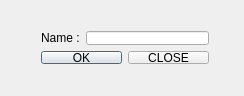
<?xml version="1.0" encoding="UTF-8"?>
<ui version="4.0">
 <class>Dialog</class>
 <widget class="QDialog" name="Dialog">
  <property name="geometry">
   <rect>
    <x>0</x>
    <y>0</y>
    <width>244</width>
    <height>96</height>
   </rect>
  </property>
  <property name="windowTitle">
   <string>Dialog</string>
  </property>
  <widget class="QWidget" name="">
   <property name="geometry">
    <rect>
     <x>30</x>
     <y>20</y>
     <width>190</width>
     <height>55</height>
    </rect>
   </property>
   <layout class="QVBoxLayout" name="verticalLayout">
    <item>
     <layout class="QHBoxLayout" name="horizontalLayout">
      <item>
       <widget class="QLabel" name="label">
        <property name="text">
         <string>Name :</string>
        </property>
        <property name="buddy">
         <cstring>lineEdit</cstring>
        </property>
       </widget>
      </item>
      <item>
       <widget class="QLineEdit" name="lineEdit"/>
      </item>
     </layout>
    </item>
    <item>
     <layout class="QHBoxLayout" name="horizontalLayout_2">
      <item>
       <widget class="QPushButton" name="pushButton">
        <property name="text">
         <string>OK</string>
        </property>
       </widget>
      </item>
      <item>
       <widget class="QPushButton" name="pushButton_2">
        <property name="text">
         <string>CLOSE</string>
        </property>
       </widget>
      </item>
     </layout>
    </item>
   </layout>
  </widget>
 </widget>
 <layoutdefault spacing="6" margin="11"/>
 <resources/>
 <connections>
  <connection>
   <sender>pushButton_2</sender>
   <signal>clicked()</signal>
   <receiver>Dialog</receiver>
   <slot>close()</slot>
   <hints>
    <hint type="sourcelabel">
     <x>261</x>
     <y>155</y>
    </hint>
    <hint type="destinationlabel">
     <x>309</x>
     <y>287</y>
    </hint>
   </hints>
  </connection>
  <connection>
   <sender>pushButton</sender>
   <signal>clicked()</signal>
   <receiver>Dialog</receiver>
   <slot>accept()</slot>
   <hints>
    <hint type="sourcelabel">
     <x>111</x>
     <y>161</y>
    </hint>
    <hint type="destinationlabel">
     <x>83</x>
     <y>292</y>
    </hint>
   </hints>
  </connection>
 </connections>
</ui>
